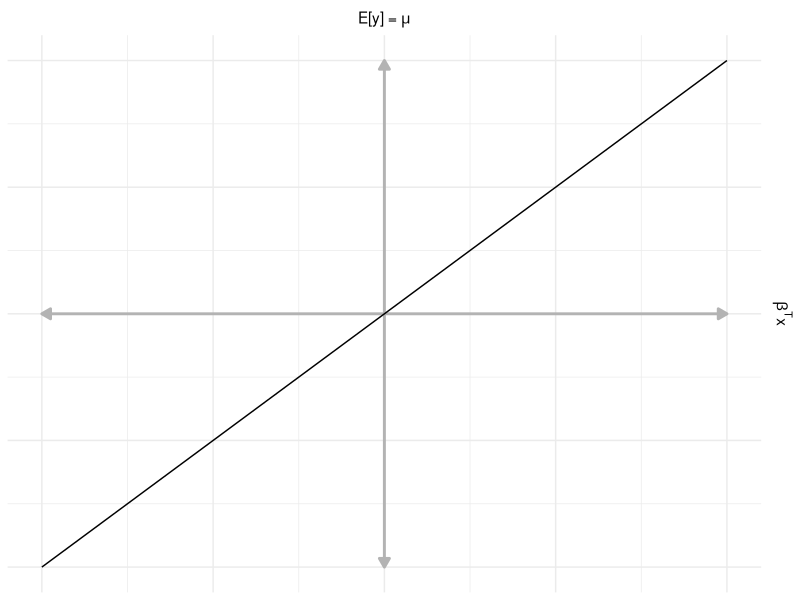
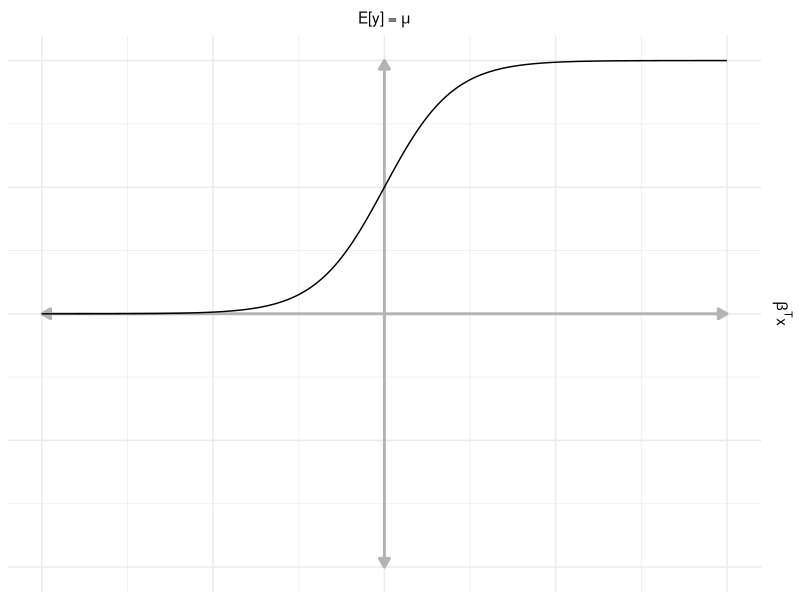
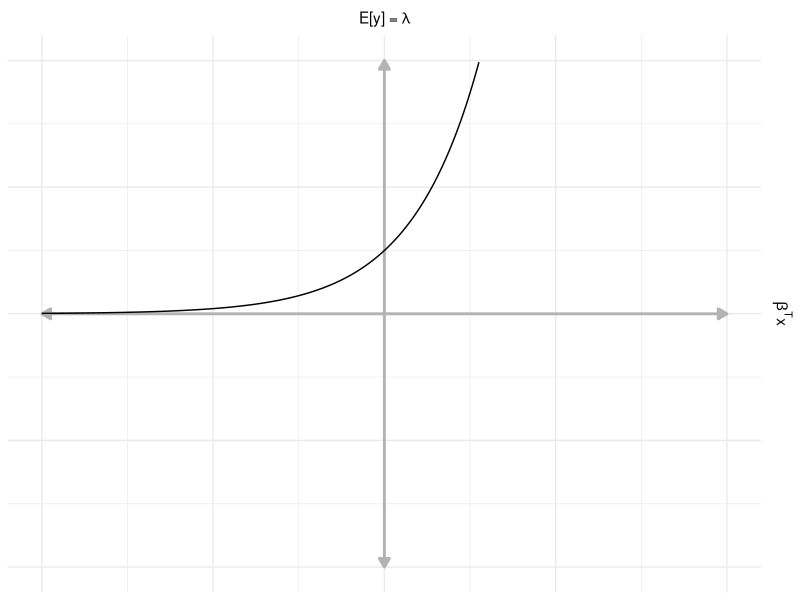

The R script that drew these images, in order:
## ---- chunk 1
knitr::opts_chunk$set(echo = TRUE)
library(ggplot2)
## ---- chunk 2
bTx <- seq(-1, 1, 0.01)
Ey <- bTx

p.linear <- ggplot() + 
  geom_segment(aes(x=-1, xend=1, y=0, yend=0), size = 1, arrow = arrow(length = unit(0.1, units="in"), type="closed", ends="both"), colour = "gray70") + 
geom_segment(aes(y=-1, yend=1, x=0, xend=0), size = 1, arrow = arrow(length = unit(0.1, units="in"), type="closed", ends="both"), colour = "gray70") +
  geom_line(aes(x=bTx, y=Ey)) + ylab(expression(paste(beta^T, "x"))) + 
  xlab(expression(paste("E[y] = ", mu))) + theme_minimal() + 
  theme(axis.text.x=element_blank(), axis.text.y=element_blank(),
        axis.title.y = element_text(angle = 90)) +
  scale_x_continuous(position = "top") + 
  scale_y_continuous(position = "right")
ggsave(p.linear, filename="../img/l02-figure1-linreg.png", height=4, width=4, units="in", dpi=300)
## ---- chunk 3
bTx <- seq(-10, 10, 0.01)
Ey <- 1/(1+exp(-bTx))

p.linear <- ggplot() + 
  geom_segment(aes(x=-10, xend=10, y=0, yend=0), size = 1, arrow = arrow(length = unit(0.1, units="in"), type="closed", ends="both"), colour = "gray70") + 
geom_segment(aes(y=-1, yend=1, x=0, xend=0), size = 1, arrow = arrow(length = unit(0.1, units="in"), type="closed", ends="both"), colour = "gray70") +
  geom_line(aes(x=bTx, y=Ey)) + ylab(expression(paste(beta^T, "x"))) + 
  xlab(expression(paste("E[y] = ", mu))) + theme_minimal() + 
  theme(axis.text.x=element_blank(), axis.text.y=element_blank(),
        axis.title.y = element_text(angle = 90)) +
  scale_x_continuous(position = "top") + 
  scale_y_continuous(position = "right")
ggsave(p.linear, filename="../img/l02-figure2-logistic.png", height=4, width=4, units="in", dpi=300)
## ---- chunk 4
bTx <- seq(-5, 5, 0.01)
Ey <- exp(bTx)

p.linear <- ggplot() + 
  geom_segment(aes(x=-5, xend=5, y=0, yend=0), size = 1, arrow = arrow(length = unit(0.1, units="in"), type="closed", ends="both"), colour = "gray70") + 
geom_segment(aes(y=-4, yend=4, x=0, xend=0), size = 1, arrow = arrow(length = unit(0.1, units="in"), type="closed", ends="both"), colour = "gray70") +
  geom_line(aes(x=bTx, y=Ey)) + ylab(expression(paste(beta^T, "x"))) + 
  xlab(expression(paste("E[y] = ", lambda))) + theme_minimal() + 
  theme(axis.text.x=element_blank(), axis.text.y=element_blank(),
        axis.title.y = element_text(angle = 90)) +
  scale_x_continuous(position = "top") + 
  scale_y_continuous(position = "right", limits = c(-4, 4))
ggsave(p.linear, filename="../img/l02-figure3-poisson.png", height=4, width=4, units="in", dpi=300)
## ---- chunk 5
d <- read.table("../data/poisson-crab-data.txt", head=TRUE)
m <- glm(satell ~ color + spine + width + weight, family = "poisson", data = d)
summary(m)
